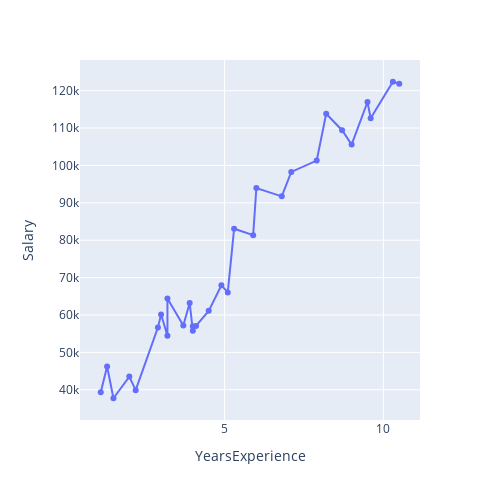

The code cell stored with this chart in its notebook:
### Code cell
import plotly.express as px

fig = px.line(df, x = 'YearsExperience', y = 'Salary', markers = True, width = 500, height = 500)
fig.show()

### Figure 1 — Plotly figure (JSON) as saved in the notebook; plotly's stock layout.template omitted (floating-point values rounded to 4 significant figures)
{"data": [{"hovertemplate": "YearsExperience=%{x}<br>Salary=%{y}<extra></extra>", "legendgroup": "", "line": {"color": "#636efa", "dash": "solid"}, "marker": {"symbol": "circle"}, "mode": "lines+markers", "name": "", "orientation": "v", "showlegend": false, "type": "scatter", "x": [1.1, 1.3, 1.5, 2, 2.2, 2.9, 3, 3.2, 3.2, 3.7, 3.9, 4, 4, 4.1, 4.5, 4.9, 5.1, 5.3, 5.9, 6, 6.8, 7.1, 7.9, 8.2, 8.7, 9, 9.5, 9.6, 10.3, 10.5], "xaxis": "x", "y": [39343, 46205, 37731, 43525, 39891, 56642, 60150, 54445, 64445, 57189, 63218, 55794, 56957, 57081, 61111, 67938, 66029, 83088, 81363, 93940, 91738, 98273, 101302, 113812, 109431, 105582, 116969, 112635, 122391, 121872], "yaxis": "y"}], "layout": {"height": 500, "legend": {"tracegroupgap": 0}, "margin": {"t": 60}, "width": 500, "xaxis": {"anchor": "y", "domain": [0, 1], "title": {"text": "YearsExperience"}}, "yaxis": {"anchor": "x", "domain": [0, 1], "title": {"text": "Salary"}}}}
